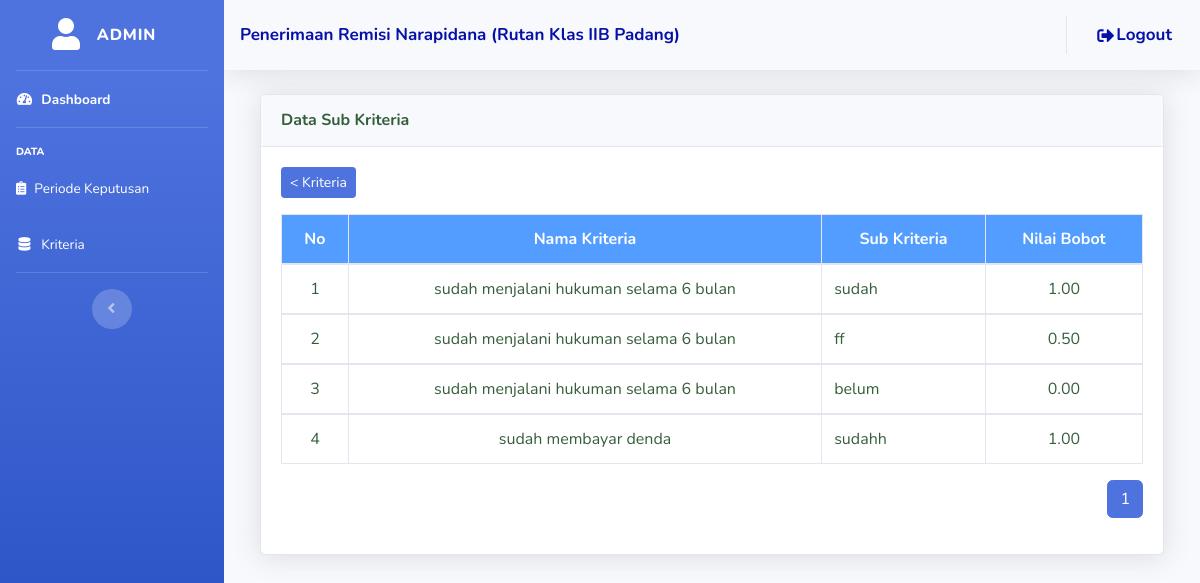
Screenshot of /pimpinan/sub_kriteria.php (signed in) with the database file from the repository.
### tables this page shows
CREATE TABLE `tbl_subkriteria` (
  `id_subkriteria` int(11) NOT NULL,
  `id_kriteria` int(11) NOT NULL,
  `ket` varchar(255) NOT NULL,
  `nbobot` double(4,2) NOT NULL
);

CREATE TABLE `tbl_kriteria` (
  `id_kriteria` int(11) NOT NULL,
  `nama_kriteria` varchar(255) NOT NULL,
  `jenis_kriteria` varchar(255) NOT NULL,
  `bobot` double(4,2) NOT NULL
);

### pimpinan/sub_kriteria.php (the view, shortened to what this page needs)
<?php
  include ("style/header.php");
  include ("style/sidebarawal.php");
?>
<div class="container-fluid">
  <div class="col-lg-12">
    <div class="card shadow mt-3 mb-3">
      <div class="card-header py-3">
        <h6 class="m-0 font-weight-bold" style="color: #355E3B">Data Sub Kriteria</h6>
      </div>
      <div class="card-body">
<?php
  include ("../config/koneksi.php");
?>
<?php
$itemsPerPage = 8;
$totalData = mysqli_num_rows(mysqli_query($konek, "SELECT * FROM tbl_subkriteria"));
$totalPages = ceil($totalData / $itemsPerPage);
$currentPage = isset($_GET['page']) ? intval($_GET['page']) : 1;
$offset = ($currentPage - 1) * $itemsPerPage;
$sql = mysqli_query($konek, "SELECT * FROM tbl_subkriteria a LEFT JOIN tbl_kriteria b ON a.id_kriteria = b.id_kriteria ORDER BY a.id_kriteria ASC, nbobot DESC LIMIT $offset, $itemsPerPage");
$no = $offset + 1;
?>
        <a href="data_kriteria.php" class="btn btn-sm btn-primary mb-3"> < Kriteria</a>
        <div class="table-responsive">
        <table class="table table-bordered">
          <thead>
            <tr align="center" style="background-color: #529dff; color: #ffff">
              <th>No</th>
              <th>Nama Kriteria</th>
              <th>Sub Kriteria</th>
              <th>Nilai Bobot</th>
            </tr>
          </thead>
          <?php
            while($array = mysqli_fetch_assoc($sql)){
          ?>
          <tbody>
            <tr style="color: #355E3B">
              <td align="center"><?php echo $no++; ?></td>
              <td align="center"><?php echo $array['nama_kriteria']; ?></td>
              <td><?php echo $array['ket']; ?></td>
              <td align="center"><?php echo $array['nbobot']; ?></td>
            </tr>
          </tbody>
          <?php
          }
          ?>
        </table>
      <nav aria-label="Pagination">
      <ul class="pagination justify-content-end">
      <?php
      for ($page = 1; $page <= $totalPages; $page++) {
        echo '<li class="page-item ' . ($page === $currentPage ? 'active' : '') . '">
            <a class="page-link" href="?page=' . $page . '">' . $page . '</a>
          </li>';
      }
      ?>
    </ul>
  </nav>
      </div>
      </div>
</div>
    </div>
  </div>
</div>
<?php
  include ("style/footer.php");
?>

### rows the page displays
tbl_subkriteria: id_kriteria.nama_kriteria "sudah menjalani hukuman selama 6 bulan", ket "sudah", nbobot "1.00"
tbl_subkriteria: id_kriteria.nama_kriteria "sudah menjalani hukuman selama 6 bulan", ket "ff", nbobot "0.50"
tbl_subkriteria: id_kriteria.nama_kriteria "sudah menjalani hukuman selama 6 bulan", ket "belum", nbobot "0.00"
tbl_subkriteria: id_kriteria.nama_kriteria "sudah membayar denda", ket "sudahh", nbobot "1.00"

### other values shown
$_SESSION['username'] "ADMIN"
